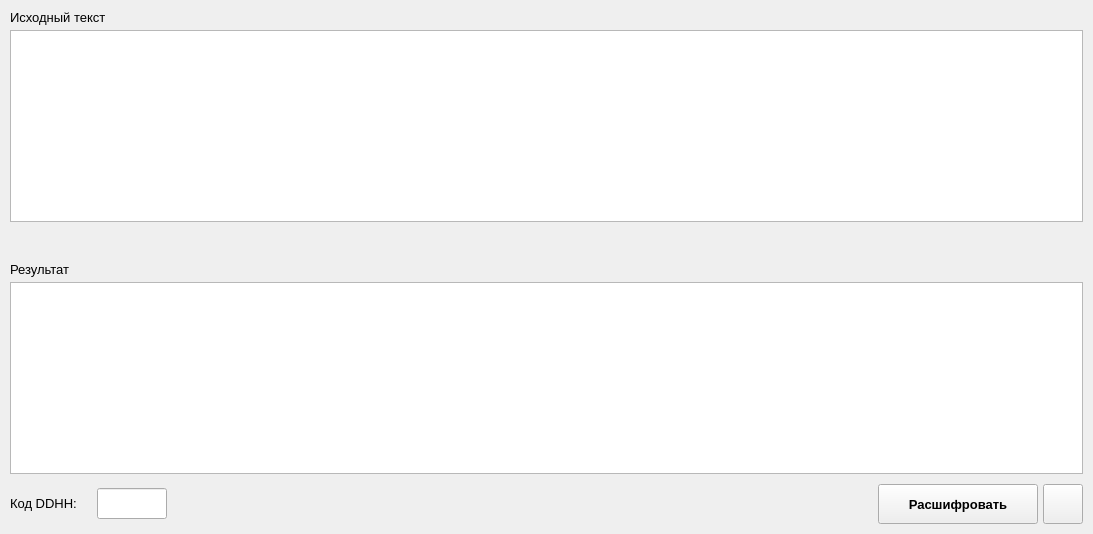
      <widget class="QWidget" name="page_affine_decode">
       <layout class="QGridLayout" name="gridLayout_4">
        <property name="leftMargin">
         <number>0</number>
        </property>
        <property name="topMargin">
         <number>0</number>
        </property>
        <property name="rightMargin">
         <number>0</number>
        </property>
        <property name="bottomMargin">
         <number>0</number>
        </property>
        <property name="spacing">
         <number>0</number>
        </property>
        <item row="0" column="0">
         <spacer name="verticalSpacer_17">
          <property name="orientation">
           <enum>Qt::Vertical</enum>
          </property>
          <property name="sizeType">
           <enum>QSizePolicy::Fixed</enum>
          </property>
          <property name="sizeHint" stdset="0">
           <size>
            <width>1093</width>
            <height>10</height>
           </size>
          </property>
         </spacer>
        </item>
        <item row="1" column="0">
         <layout class="QHBoxLayout" name="horizontalLayout_7">
          <property name="spacing">
           <number>0</number>
          </property>
          <item>
           <spacer name="horizontalSpacer_17">
            <property name="orientation">
             <enum>Qt::Horizontal</enum>
            </property>
            <property name="sizeType">
             <enum>QSizePolicy::Fixed</enum>
            </property>
            <property name="sizeHint" stdset="0">
             <size>
              <width>10</width>
              <height>20</height>
             </size>
            </property>
           </spacer>
          </item>
          <item>
           <layout class="QVBoxLayout" name="verticalLayout_5">
            <property name="spacing">
             <number>0</number>
            </property>
            <item>
             <layout class="QHBoxLayout" name="horizontalLayout_8">
              <property name="spacing">
               <number>0</number>
              </property>
              <item>
               <widget class="QLabel" name="label_5">
                <property name="sizePolicy">
                 <sizepolicy hsizetype="Preferred" vsizetype="Preferred">
                  <horstretch>0</horstretch>
                  <verstretch>0</verstretch>
                 </sizepolicy>
                </property>
                <property name="minimumSize">
                 <size>
                  <width>0</width>
                  <height>1</height>
                 </size>
                </property>
                <property name="font">
                 <font>
                  <pointsize>10</pointsize>
                  <weight>50</weight>
                  <bold>false</bold>
                 </font>
                </property>
                <property name="text">
                 <string>Исходный текст</string>
                </property>
               </widget>
              </item>
              <item>
               <spacer name="horizontalSpacer_18">
                <property name="orientation">
                 <enum>Qt::Horizontal</enum>
                </property>
                <property name="sizeHint" stdset="0">
                 <size>
                  <width>40</width>
                  <height>0</height>
                 </size>
                </property>
               </spacer>
              </item>
             </layout>
            </item>
            <item>
             <spacer name="verticalSpacer_14">
              <property name="orientation">
               <enum>Qt::Vertical</enum>
              </property>
              <property name="sizeType">
               <enum>QSizePolicy::Fixed</enum>
              </property>
              <property name="sizeHint" stdset="0">
               <size>
                <width>20</width>
                <height>5</height>
               </size>
              </property>
             </spacer>
            </item>
            <item>
             <widget class="QTextEdit" name="affine_decode_source_te">
              <property name="font">
               <font>
                <pointsize>10</pointsize>
               </font>
              </property>
              <property name="cursor" stdset="0">
               <cursorShape>IBeamCursor</cursorShape>
              </property>
             </widget>
            </item>
           </layout>
          </item>
          <item>
           <spacer name="horizontalSpacer_19">
            <property name="orientation">
             <enum>Qt::Horizontal</enum>
            </property>
            <property name="sizeType">
             <enum>QSizePolicy::Fixed</enum>
            </property>
            <property name="sizeHint" stdset="0">
             <size>
              <width>10</width>
              <height>20</height>
             </size>
            </property>
           </spacer>
          </item>
         </layout>
        </item>
        <item row="2" column="0">
         <spacer name="verticalSpacer_15">
          <property name="orientation">
           <enum>Qt::Vertical</enum>
          </property>
          <property name="sizeType">
           <enum>QSizePolicy::Fixed</enum>
          </property>
          <property name="sizeHint" stdset="0">
           <size>
            <width>1093</width>
            <height>40</height>
           </size>
          </property>
         </spacer>
        </item>
        <item row="3" column="0">
         <layout class="QHBoxLayout" name="horizontalLayout_10">
          <property name="spacing">
           <number>0</number>
          </property>
          <item>
           <spacer name="horizontalSpacer_24">
            <property name="orientation">
             <enum>Qt::Horizontal</enum>
            </property>
            <property name="sizeType">
             <enum>QSizePolicy::Fixed</enum>
            </property>
            <property name="sizeHint" stdset="0">
             <size>
              <width>10</width>
              <height>20</height>
             </size>
            </property>
           </spacer>
          </item>
          <item>
           <layout class="QVBoxLayout" name="verticalLayout_6">
            <property name="spacing">
             <number>0</number>
            </property>
            <item>
             <layout class="QHBoxLayout" name="horizontalLayout_11">
              <property name="spacing">
               <number>0</number>
              </property>
              <item>
               <widget class="QLabel" name="label_7">
                <property name="font">
                 <font>
                  <pointsize>10</pointsize>
                  <weight>50</weight>
                  <bold>false</bold>
                 </font>
                </property>
                <property name="text">
                 <string>Результат</string>
                </property>
               </widget>
              </item>
              <item>
               <spacer name="horizontalSpacer_25">
                <property name="orientation">
                 <enum>Qt::Horizontal</enum>
                </property>
                <property name="sizeHint" stdset="0">
                 <size>
                  <width>40</width>
                  <height>1</height>
                 </size>
                </property>
               </spacer>
              </item>
             </layout>
            </item>
            <item>
             <spacer name="verticalSpacer_18">
              <property name="orientation">
               <enum>Qt::Vertical</enum>
              </property>
              <property name="sizeType">
               <enum>QSizePolicy::Fixed</enum>
              </property>
              <property name="sizeHint" stdset="0">
               <size>
                <width>20</width>
                <height>5</height>
               </size>
              </property>
             </spacer>
            </item>
            <item>
             <widget class="QTextEdit" name="affine_decode_result_te">
              <property name="font">
               <font>
                <pointsize>10</pointsize>
               </font>
              </property>
              <property name="cursor" stdset="0">
               <cursorShape>IBeamCursor</cursorShape>
              </property>
              <property name="textInteractionFlags">
               <set>Qt::TextSelectableByKeyboard|Qt::TextSelectableByMouse</set>
              </property>
             </widget>
            </item>
           </layout>
          </item>
          <item>
           <spacer name="horizontalSpacer_26">
            <property name="orientation">
             <enum>Qt::Horizontal</enum>
            </property>
            <property name="sizeType">
             <enum>QSizePolicy::Fixed</enum>
            </property>
            <property name="sizeHint" stdset="0">
             <size>
              <width>10</width>
              <height>20</height>
             </size>
            </property>
           </spacer>
          </item>
         </layout>
        </item>
        <item row="4" column="0">
         <spacer name="verticalSpacer_13">
          <property name="orientation">
           <enum>Qt::Vertical</enum>
          </property>
          <property name="sizeType">
           <enum>QSizePolicy::Fixed</enum>
          </property>
          <property name="sizeHint" stdset="0">
           <size>
            <width>1093</width>
            <height>10</height>
           </size>
          </property>
         </spacer>
        </item>
        <item row="5" column="0">
         <layout class="QHBoxLayout" name="horizontalLayout_9">
          <property name="spacing">
           <number>0</number>
          </property>
          <item>
           <spacer name="horizontalSpacer_20">
            <property name="orientation">
             <enum>Qt::Horizontal</enum>
            </property>
            <property name="sizeType">
             <enum>QSizePolicy::Fixed</enum>
            </property>
            <property name="sizeHint" stdset="0">
             <size>
              <width>10</width>
              <height>20</height>
             </size>
            </property>
           </spacer>
          </item>
          <item>
           <widget class="QLabel" name="label_6">
            <property name="sizePolicy">
             <sizepolicy hsizetype="Fixed" vsizetype="Fixed">
              <horstretch>0</horstretch>
              <verstretch>0</verstretch>
             </sizepolicy>
            </property>
            <property name="font">
             <font>
              <pointsize>10</pointsize>
              <weight>50</weight>
              <bold>false</bold>
             </font>
            </property>
            <property name="text">
             <string>Код DDHH:</string>
            </property>
           </widget>
          </item>
          <item>
           <spacer name="horizontalSpacer_21">
            <property name="orientation">
             <enum>Qt::Horizontal</enum>
            </property>
            <property name="sizeType">
             <enum>QSizePolicy::Fixed</enum>
            </property>
            <property name="sizeHint" stdset="0">
             <size>
              <width>20</width>
              <height>20</height>
             </size>
            </property>
           </spacer>
          </item>
          <item>
           <widget class="QLineEdit" name="affine_decode_code">
            <property name="sizePolicy">
             <sizepolicy hsizetype="Fixed" vsizetype="Fixed">
              <horstretch>0</horstretch>
              <verstretch>0</verstretch>
             </sizepolicy>
            </property>
            <property name="minimumSize">
             <size>
              <width>70</width>
              <height>31</height>
             </size>
            </property>
            <property name="maximumSize">
             <size>
              <width>70</width>
              <height>31</height>
             </size>
            </property>
            <property name="font">
             <font>
              <pointsize>10</pointsize>
             </font>
            </property>
            <property name="maxLength">
             <number>4</number>
            </property>
            <property name="alignment">
             <set>Qt::AlignCenter</set>
            </property>
            <property name="readOnly">
             <bool>false</bool>
            </property>
           </widget>
          </item>
          <item>
           <spacer name="horizontalSpacer_22">
            <property name="orientation">
             <enum>Qt::Horizontal</enum>
            </property>
            <property name="sizeType">
             <enum>QSizePolicy::Expanding</enum>
            </property>
            <property name="sizeHint" stdset="0">
             <size>
              <width>40</width>
              <height>20</height>
             </size>
            </property>
           </spacer>
          </item>
          <item>
           <widget class="QPushButton" name="affine_decode_run">
            <property name="sizePolicy">
             <sizepolicy hsizetype="Fixed" vsizetype="Fixed">
              <horstretch>0</horstretch>
              <verstretch>0</verstretch>
             </sizepolicy>
            </property>
            <property name="minimumSize">
             <size>
              <width>160</width>
              <height>40</height>
             </size>
            </property>
            <property name="font">
             <font>
              <pointsize>10</pointsize>
              <weight>75</weight>
              <bold>true</bold>
             </font>
            </property>
            <property name="cursor">
             <cursorShape>PointingHandCursor</cursorShape>
            </property>
            <property name="text">
             <string>Расшифровать</string>
            </property>
           </widget>
          </item>
          <item>
           <spacer name="horizontalSpacer_29">
            <property name="orientation">
             <enum>Qt::Horizontal</enum>
            </property>
            <property name="sizeType">
             <enum>QSizePolicy::Fixed</enum>
            </property>
            <property name="sizeHint" stdset="0">
             <size>
              <width>5</width>
              <height>20</height>
             </size>
            </property>
           </spacer>
          </item>
          <item>
           <widget class="QPushButton" name="affine_decode_res_copy">
            <property name="sizePolicy">
             <sizepolicy hsizetype="Fixed" vsizetype="Fixed">
              <horstretch>0</horstretch>
              <verstretch>0</verstretch>
             </sizepolicy>
            </property>
            <property name="minimumSize">
             <size>
              <width>40</width>
              <height>40</height>
             </size>
            </property>
            <property name="maximumSize">
             <size>
              <width>40</width>
              <height>40</height>
             </size>
            </property>
            <property name="cursor">
             <cursorShape>PointingHandCursor</cursorShape>
            </property>
            <property name="text">
             <string/>
            </property>
            <property name="iconSize">
             <size>
              <width>16</width>
              <height>16</height>
             </size>
            </property>
           </widget>
          </item>
          <item>
           <spacer name="horizontalSpacer_23">
            <property name="orientation">
             <enum>Qt::Horizontal</enum>
            </property>
            <property name="sizeType">
             <enum>QSizePolicy::Fixed</enum>
            </property>
            <property name="sizeHint" stdset="0">
             <size>
              <width>10</width>
              <height>20</height>
             </size>
            </property>
           </spacer>
          </item>
         </layout>
        </item>
        <item row="6" column="0">
         <spacer name="verticalSpacer_16">
          <property name="orientation">
           <enum>Qt::Vertical</enum>
          </property>
          <property name="sizeType">
           <enum>QSizePolicy::Fixed</enum>
          </property>
          <property name="sizeHint" stdset="0">
           <size>
            <width>20</width>
            <height>10</height>
           </size>
          </property>
         </spacer>
        </item>
       </layout>
      </widget>
